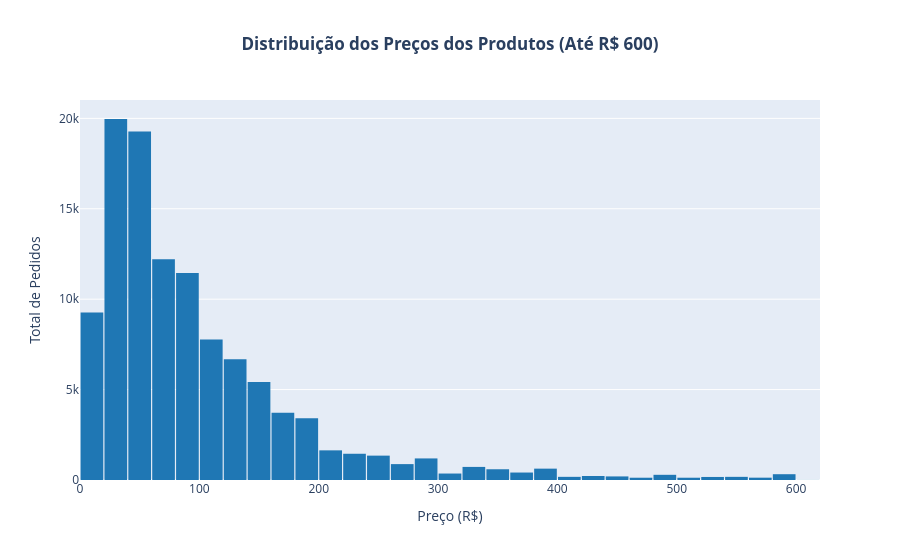
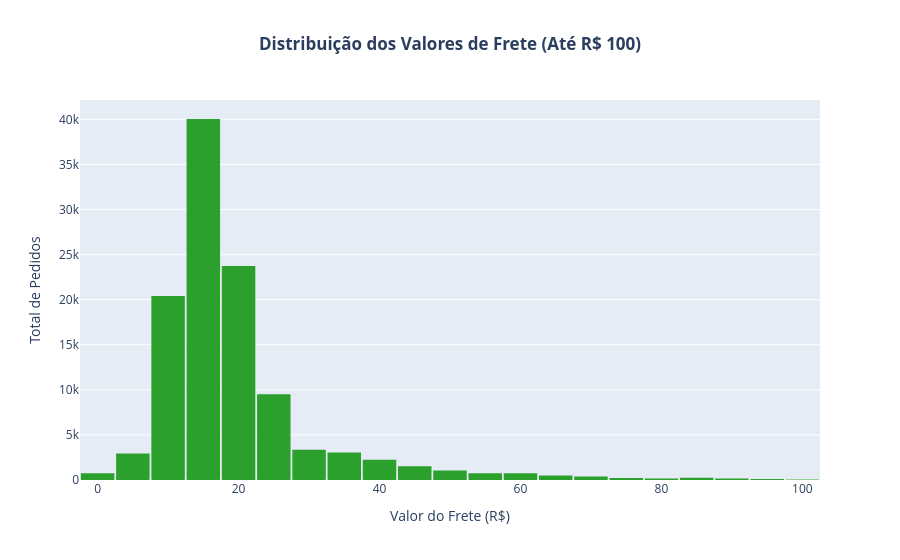

The cell these charts' notebook holds for them, in order:
### Code cell
import pandas as pd
import plotly.express as px

# 1. Carrega os dados brutos (sem aplicar value_counts)
tabela = pd.read_csv(
    "olist_order_items_dataset.csv", usecols=["price", "freight_value"]
)

# 2. Remove valores discrepantes (outliers) para os gráficos ficarem legíveis
tabela_filtrada_preco = tabela[tabela["price"] <= 600]
tabela_filtrada_frete = tabela[tabela["freight_value"] <= 100]

# 3. Cria o histograma de Preços diretamente dos dados brutos
graph_price = px.histogram(
    tabela_filtrada_preco,
    x="price",
    title="<b>Distribuição dos Preços dos Produtos (Até R$ 600)</b>",
    labels={"price": "Preço (R$)"},
    color_discrete_sequence=["#1f77b4"],  # Azul estável
    nbins=40,
)

# 4. Cria o histograma de Fretes diretamente dos dados brutos
graph_freight = px.histogram(
    tabela_filtrada_frete,
    x="freight_value",
    title="<b>Distribuição dos Valores de Frete (Até R$ 100)</b>",
    labels={"freight_value": "Valor do Frete (R$)"},
    color_discrete_sequence=["#2ca02c"],  # Verde estável
    nbins=30,
)

# 5. Ajustes finos de layout para ambos os gráficos
for graph in [graph_price, graph_freight]:
    graph.update_layout(
        title_x=0.5,  # Centraliza o título
        yaxis_title="Total de Pedidos",
        bargap=0.05,  # Separação visual entre as barras
    )

# 6. Exibe os gráficos
graph_price.show()
graph_freight.show()

### Figure 1 — Plotly figure (JSON) as saved in the notebook; plotly's stock layout.template omitted (floating-point values rounded to 4 significant figures; data arrays with more than 128 entries replaced by an {"elided": "..."} marker saying what was removed)
{"data": [{"bingroup": "x", "hovertemplate": "Preço (R$)=%{x}<br>count=%{y}<extra></extra>", "legendgroup": "", "marker": {"color": "#1f77b4", "pattern": {"shape": ""}}, "name": "", "nbinsx": 40, "orientation": "v", "showlegend": false, "type": "histogram", "x": {"elided": "110335 float values"}, "xaxis": "x", "yaxis": "y"}], "layout": {"bargap": 0.05, "barmode": "relative", "legend": {"tracegroupgap": 0}, "title": {"text": "<b>Distribuição dos Preços dos Produtos (Até R$ 600)</b>", "x": 0.5}, "xaxis": {"anchor": "y", "domain": [0, 1], "title": {"text": "Preço (R$)"}}, "yaxis": {"anchor": "x", "domain": [0, 1], "title": {"text": "Total de Pedidos"}}}}

### Figure 2 — Plotly figure (JSON) as saved in the notebook; plotly's stock layout.template omitted (floating-point values rounded to 4 significant figures; data arrays with more than 128 entries replaced by an {"elided": "..."} marker saying what was removed)
{"data": [{"bingroup": "x", "hovertemplate": "Valor do Frete (R$)=%{x}<br>count=%{y}<extra></extra>", "legendgroup": "", "marker": {"color": "#2ca02c", "pattern": {"shape": ""}}, "name": "", "nbinsx": 30, "orientation": "v", "showlegend": false, "type": "histogram", "x": {"elided": "111979 float values"}, "xaxis": "x", "yaxis": "y"}], "layout": {"bargap": 0.05, "barmode": "relative", "legend": {"tracegroupgap": 0}, "title": {"text": "<b>Distribuição dos Valores de Frete (Até R$ 100)</b>", "x": 0.5}, "xaxis": {"anchor": "y", "domain": [0, 1], "title": {"text": "Valor do Frete (R$)"}}, "yaxis": {"anchor": "x", "domain": [0, 1], "title": {"text": "Total de Pedidos"}}}}
